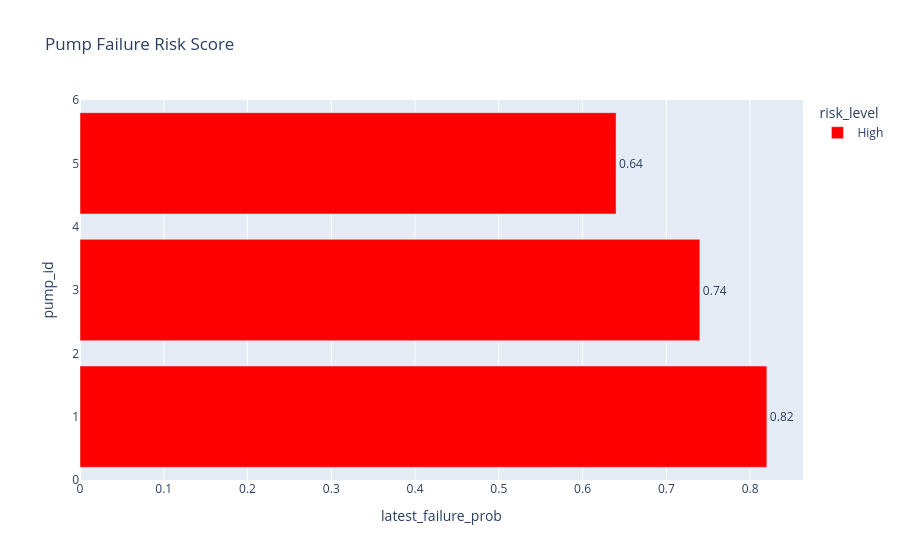

The code cell stored with this chart in its notebook:
### Code cell
# Risk score bar chart
fig = px.bar(risk_score.sort_values('latest_failure_prob', ascending=True),
             x='latest_failure_prob', y='pump_id', orientation='h',
             color='risk_level', color_discrete_map={'Low': 'green', 'Medium': 'orange', 'High': 'red'},
             title='Pump Failure Risk Score',
             text='latest_failure_prob')
fig.update_traces(texttemplate='%{text:.2f}', textposition='outside')
fig.show()

### Figure 1 — Plotly figure (JSON) as saved in the notebook; plotly's stock layout.template omitted (floating-point values rounded to 4 significant figures)
{"data": [{"hovertemplate": "risk_level=High<br>latest_failure_prob=%{text}<br>pump_id=%{y}<extra></extra>", "legendgroup": "High", "marker": {"color": "red", "pattern": {"shape": ""}}, "name": "High", "orientation": "h", "showlegend": true, "text": [0.64, 0.74, 0.82], "textposition": "outside", "texttemplate": "%{text:.2f}", "type": "bar", "x": [0.64, 0.74, 0.82], "xaxis": "x", "y": [5, 3, 1], "yaxis": "y"}], "layout": {"autosize": true, "barmode": "relative", "legend": {"title": {"text": "risk_level"}, "tracegroupgap": 0}, "title": {"text": "Pump Failure Risk Score"}, "xaxis": {"anchor": "y", "autorange": true, "domain": [0, 1], "range": [0, 0.8632], "title": {"text": "latest_failure_prob"}, "type": "linear"}, "yaxis": {"anchor": "x", "autorange": true, "domain": [0, 1], "range": [0, 6], "title": {"text": "pump_id"}, "type": "linear"}}}
